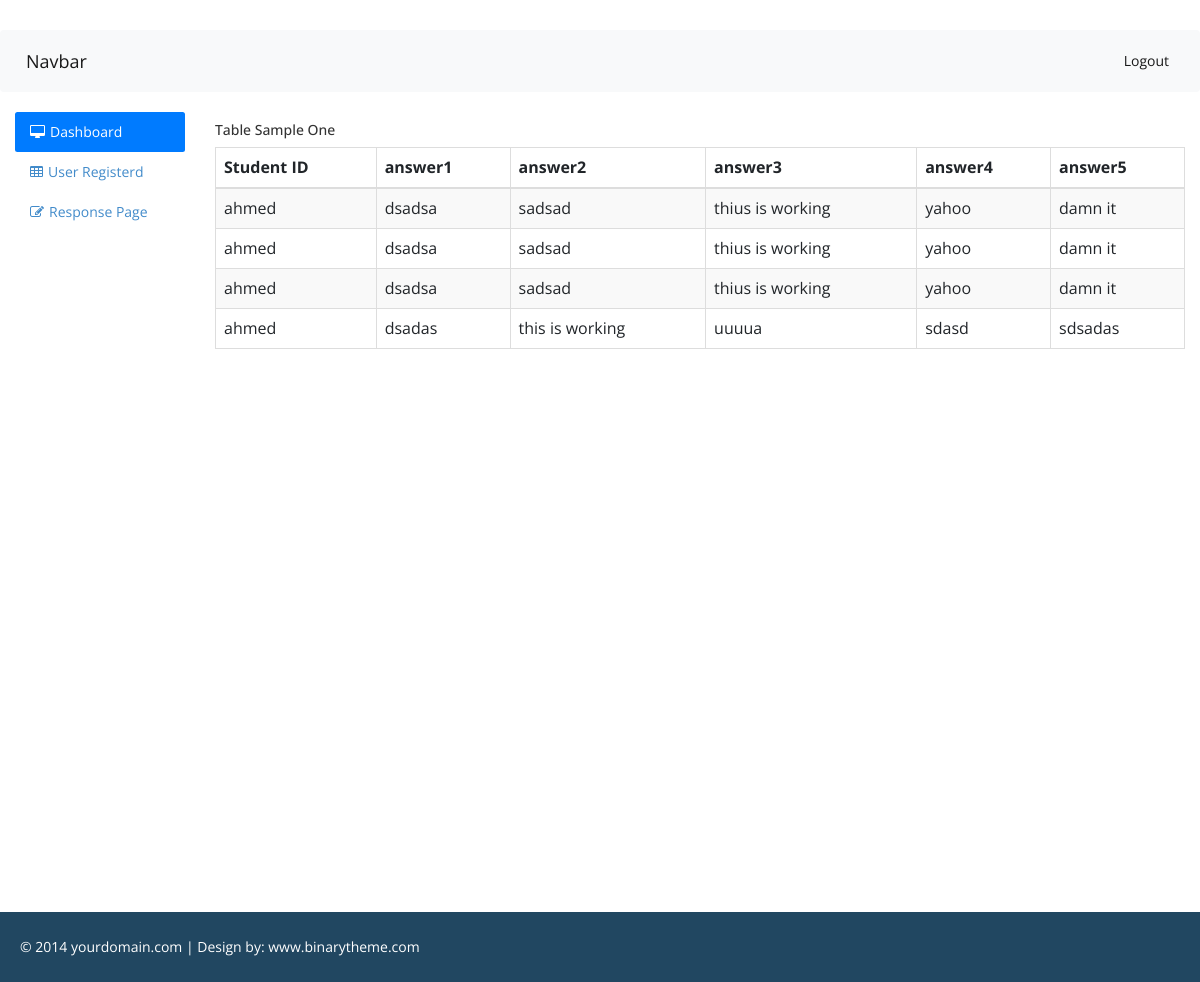
The app's page /Dashboard/ui with its own data.
### project1/Model.py (models this page shows)
class Answers(db.Model, UserMixin):
    id = db.Column(db.Integer, primary_key = True)
    Answers1 = db.Column(db.String(10),   nullable = False)
    Answers2 = db.Column(db.String(10),   nullable = False)
    Answer3 = db.Column(db.String(10),   nullable = False)
    Answers4 = db.Column(db.String(10),   nullable = False)
    Answers5 = db.Column(db.String(10),   nullable = False)
    Submitted_by = db.Column(db.Integer, nullable = False)

### project1/views.py (the view)
@app.route('/Dashboard/ui')
def ui():
    data=Answers.query.all()
    return render_template('admin/ui.html', data=data)

### project1/templates/admin/ui.html
﻿{%extends 'admin/admin_layout.html'%}
       {%block admin%}
                        <h5>Table  Sample One</h5>
                        <table class="table table-striped table-bordered table-hover">
                            <thead>
                                <tr>
                                    <th>Student ID</th>
                                    <th>answer1</th>
                                    <th>answer2</th>
                                    <th>answer3</th>
                                    <th>answer4</th>
                                    <th>answer5</th>
                                </tr>
                            </thead>
                            <tbody>
                                {% for user in data %}
                                <tr>
                                    <td>{{user.Submitted_by}}</td>
                                    <td>{{user.Answers1}}</td>
                                    <td>{{user.Answers2}}</td>
                                    <td>{{user.Answer3}}</td>
                                    <td>{{user.Answers4}}</td>
                                    <td>{{user.Answers5}}</td>
                                </tr>
                               {% endfor %}
                            </tbody>
                        </table>
                    </div>
                    {%endblock%}

### project1/templates/admin/admin_layout.html (shortened to what this page needs)
<!DOCTYPE html>
<html xmlns="http://www.w3.org/1999/xhtml">
<head>
    <link rel="stylesheet" href="https://stackpath.bootstrapcdn.com/bootstrap/4.4.1/css/bootstrap.min.css"
>
    <link href="{{url_for('static', filename='css/bootstrap.css')}}" rel="stylesheet" />
    <link href="{{url_for('static', filename='css/font-awesome.css')}}" rel="stylesheet" />
    <link href="{{url_for('static', filename='css/custom.css')}}" rel="stylesheet" />
</head>
<body>
    <nav class="navbar navbar-expand-lg navbar-light bg-light">
        <a class="navbar-brand" href="#">Navbar</a>
        <div class="collapse navbar-collapse d-flex" id="navbarSupportedContent">
            <ul class="navbar-nav float-right">
                <li class="nav-item active">
                    <a class="nav-link" href="{{url_for('logout')}}">Logout</a>
                </li>
            </ul>
        </div>
    </nav>
    <div class="container-fluid">
        <div class="row vh-100 ">
            <div class="col-lg-2">
                <div class="nav flex-column nav-pills" id="v-pills-tab" role="tablist" aria-orientation="vertical">
                    <a class="nav-link active " href="{{url_for ('Dashboard' )}}"><i class="fa fa-desktop mx-2 "></i>Dashboard </a>
                        <a  class="nav-link" href="{{url_for ('blank')}}"><i class="fa fa-table mx-2 "></i>User Registerd</a>
                            <a class="nav-link" href="{{url_for ('ui')}}"><i class="fa fa-edit mx-2"></i>Response Page</a>
                            </div>
                        </div>
                        <div class="col-lg-10">
                            {%block admin%}
                            {%endblock%}
                        </div>
                    </div>
    <div class="footer">
        <div class="row">
            <div class="col-lg-12">
                &copy; 2014 yourdomain.com | Design by: <a href="http://binarytheme.com" style="color:#fff;"
                    target="_blank">www.binarytheme.com</a>
            </div>
        </div>
    </div>
</body>
</html>

### project1/static/css/custom.css (style rules this page uses)
body { font-family: 'Open Sans', sans-serif; line-height:30px; }
.footer { background-color:#214761; width:100%; color:#fff; padding:20px 50px 20px 50px; padding-left:20px; }

### records on screen
Answers: Submitted_by "ahmed", Answers1 "dsadsa", Answers2 "sadsad", Answer3 "thius is working", Answers4 "yahoo", Answers5 "damn it"
Answers: Submitted_by "ahmed", Answers1 "dsadsa", Answers2 "sadsad", Answer3 "thius is working", Answers4 "yahoo", Answers5 "damn it"
Answers: Submitted_by "ahmed", Answers1 "dsadsa", Answers2 "sadsad", Answer3 "thius is working", Answers4 "yahoo", Answers5 "damn it"
Answers: Submitted_by "ahmed", Answers1 "dsadas", Answers2 "this is working", Answer3 "uuuua", Answers4 "sdasd", Answers5 "sdsadas"
